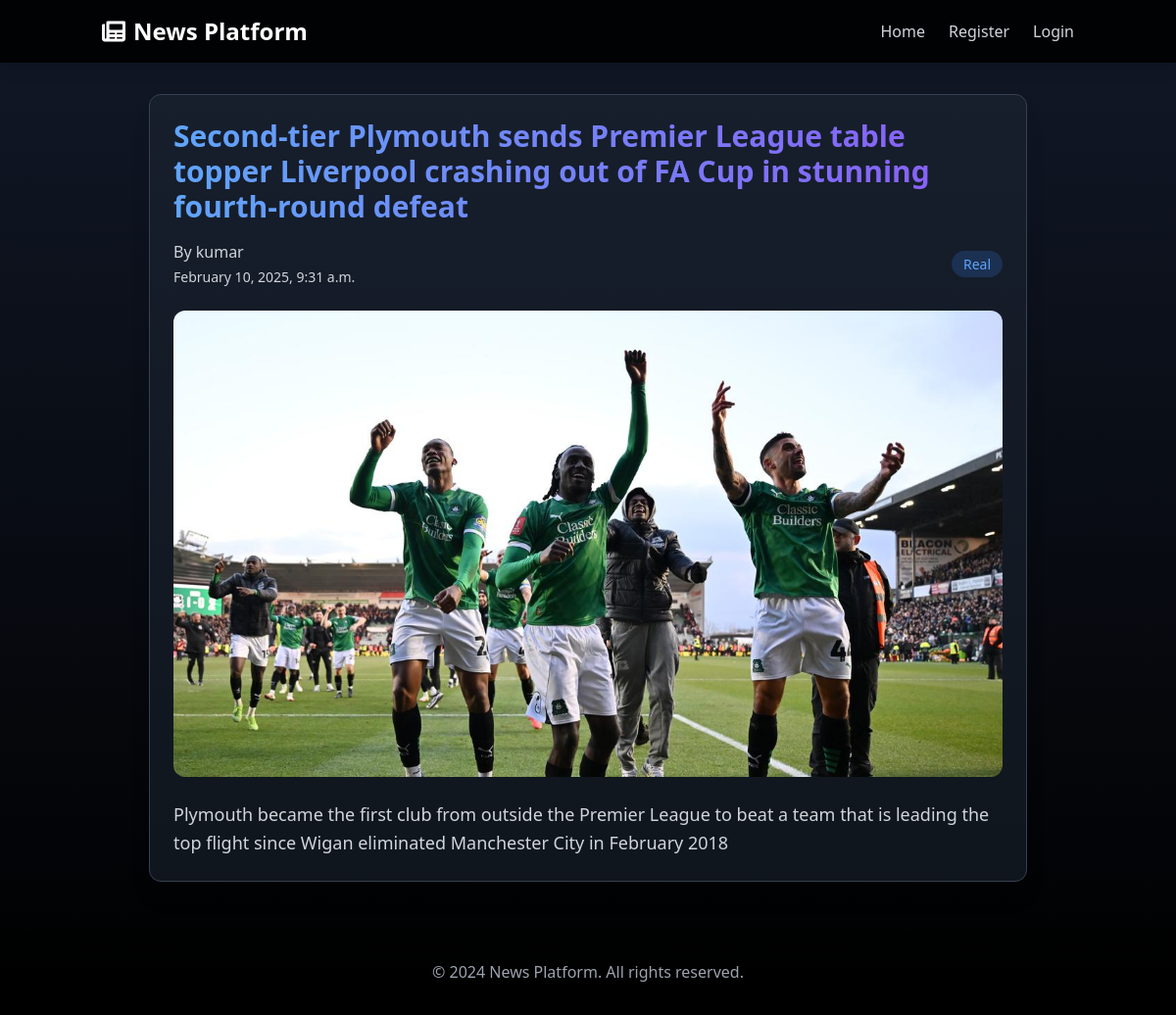
The app's page /newsdetailed/12/ with its own data.
### detect/models.py (models this page shows)
class News(models.Model):
    newstext= models.TextField()
    author = models.ForeignKey(UserReg, on_delete=models.CASCADE)
    created_at = models.DateTimeField(auto_now_add=True)
    newsstatus = models.CharField(max_length=10,null=True, blank=True)
    us_behave= models.CharField(max_length=50,null=True, blank=True,default="Posts an equal mix of real and fake news")
    image = models.ImageField(upload_to='news/',null=True, blank=True)
    headline = models.CharField(max_length=254)
    category = models.CharField(max_length=50, choices=[
    ('Sports', 'Sports'),
    ('Entertainment', 'Entertainment'),
    ('Local News', 'Local News'),
    ('Technology', 'Technology'),
    ('Business', 'Business')
])
    news_hash = models.CharField(max_length=64, null=True, blank=True)
    status = models.BooleanField(default=False)

class UserReg(models.Model):
    name=models.CharField(max_length=50,null=True,blank=True)
    email = models.EmailField(max_length=50,null=True, blank=True,unique=True)
    password = models.CharField(max_length=50,null=True, blank=True)

### detect/views.py (the view)
# urls.py: path('newsdetailed/<int:nid>/',newsdetailed,name='newsdetailed'),
def newsdetailed(request,nid):
    news = News.objects.get(id=nid)
    return render(request, 'newsdetailed.html', {'news': news})

### detect/templates/newsdetailed.html (shortened to what this page needs)
{% load static %}
<!DOCTYPE html>
<html lang="en">
<head>
    <link href="https://cdn.jsdelivr.net/npm/tailwindcss@2.2.19/dist/tailwind.min.css" rel="stylesheet">
    <link rel="stylesheet" href="https://cdnjs.cloudflare.com/ajax/libs/font-awesome/6.0.0-beta3/css/all.min.css" />
</head>
<body class="bg-gradient-to-b from-gray-900 to-black text-white font-sans leading-normal tracking-normal min-h-screen">
    <nav class="fixed w-full z-10 top-0 bg-black bg-opacity-90 backdrop-blur-sm shadow-lg">
        <div class="container mx-auto flex flex-wrap items-center justify-between p-4">
            <div class="flex items-center">
                <a href="#" class="text-white font-bold text-2xl hover:text-blue-400 transition-colors duration-300">
                    <i class="fas fa-newspaper mr-2"></i>News Platform
                </a>
            </div>
            <div class="hidden md:flex space-x-6">
                <a href="/" class="text-gray-300 hover:text-blue-400 transition-colors duration-300">Home</a>
                <a href="/register" class="text-gray-300 hover:text-blue-400 transition-colors duration-300">Register</a>
                <a href="/login" class="text-gray-300 hover:text-blue-400 transition-colors duration-300">Login</a>
            </div>
        </div>
    </nav>
    <div class="container mx-auto px-4 pt-24">
        <div class="max-w-4xl mx-auto">
            <div class="bg-gray-800 bg-opacity-50 rounded-xl shadow-xl backdrop-blur-sm border border-gray-700 p-6 mb-8 fade-in">
                <h1 class="text-3xl font-bold mb-4 bg-clip-text text-transparent bg-gradient-to-r from-blue-400 to-purple-500">
                </h1>
                <div class="flex items-center justify-between mb-6">
                    <div class="flex items-center space-x-4">
                        <div class="text-gray-300">
                            <span>By {{ news.author.name }}</span>
                            <div class="mt-1 text-sm">{{ news.created_at|date:"F j, Y, g:i a" }}</div>
                        </div>
                    </div>
                    <div>
                        <span class="px-3 py-1 bg-blue-500 bg-opacity-20 text-blue-400 rounded-full text-sm">
                            {{ news.newsstatus }}
                        </span>
                    </div>
                </div>
                {% if news.image %}
                <div class="image-container mb-6">
                    <img src="{{ news.image.url }}" alt="{{ news.headline }}"
                         class="w-full h-auto rounded-lg shadow-md">
                </div>
                {% endif %}
                <div class="prose max-w-none">
                    <div class="text-gray-300 leading-relaxed text-lg space-y-4">
                        {{ news.newstext|linebreaks }}
                    </div>
                </div>
            </div>
        </div>
    </div>
    <footer class="bg-black bg-opacity-50 text-white py-8 mt-12">
        <div class="container mx-auto text-center">
            <p class="text-gray-400">&copy; 2024 News Platform. All rights reserved.</p>
        </div>
    </footer>
</body>
</html>

### detect/templates/newsdetailed.html (style rules this page uses)
.fade-in { animation: fadeIn 0.5s ease-out forwards; }
.image-container { position: relative; overflow: hidden; border-radius: 0.75rem; }
.image-container img { transition: transform 0.5s ease-in-out; }

### records on screen
News: author.name "kumar", created_at "February 10, 2025, 9:31 a.m.", newsstatus "Real", image (picture), newstext "Plymouth became the first club from outside the Premier League to beat a team that is leading the top flight since Wigan eliminated Manchester City in February 2018"
